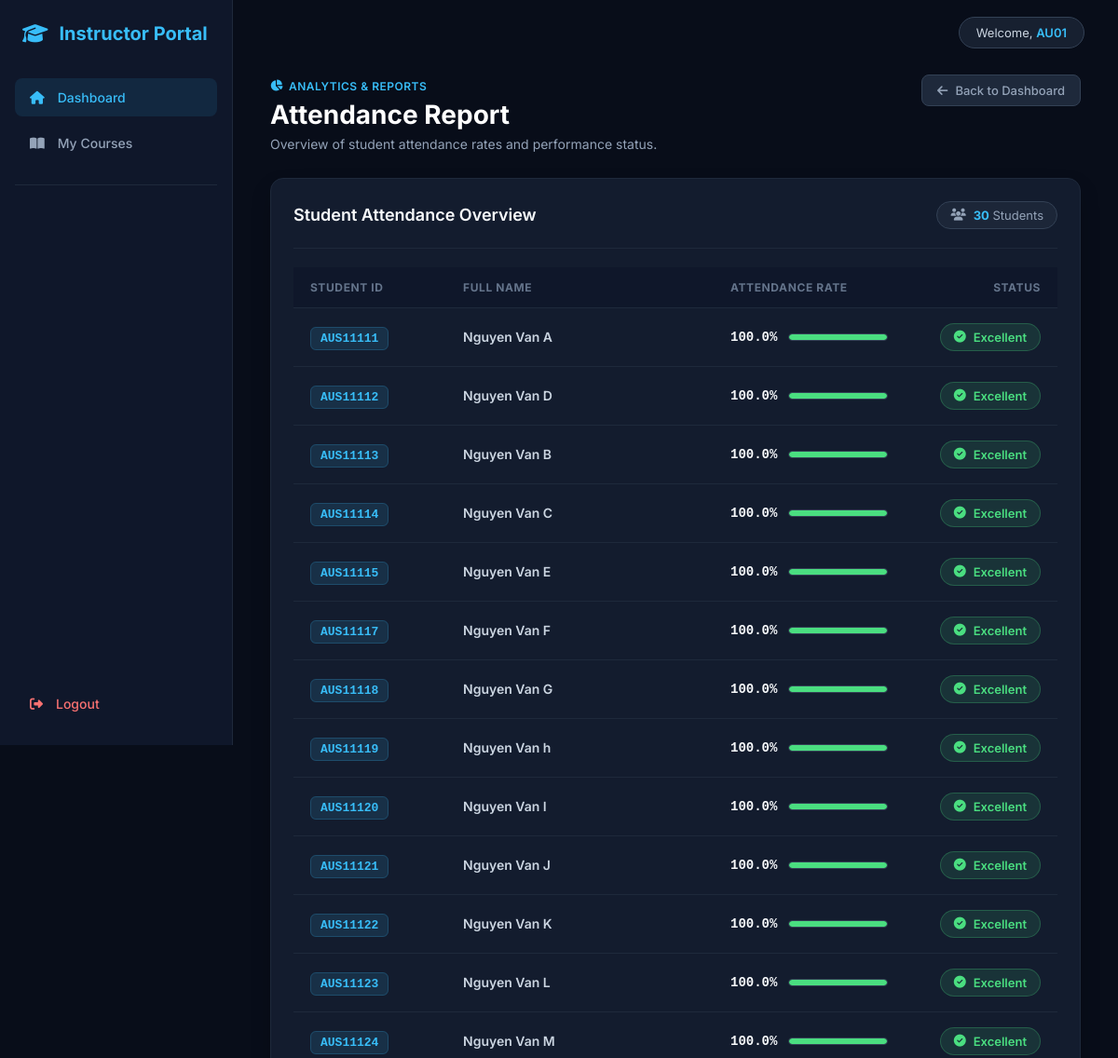
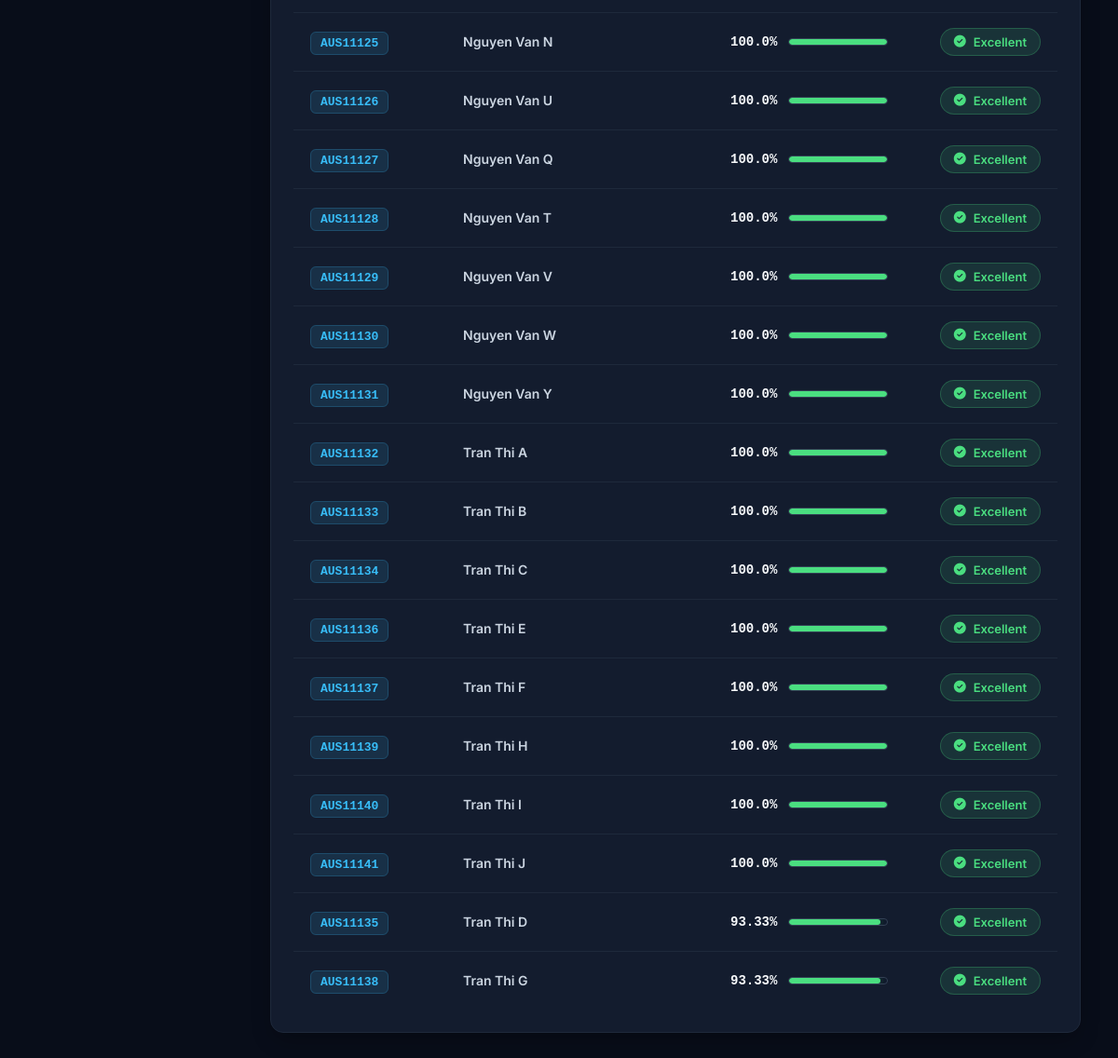
/instructor_db/course/TEC004/attendance/report (signed in), run on the app's committed database (2 pictures, top to bottom).
### tables this page shows
CREATE TABLE attendance(

    attendance_id INTEGER PRIMARY KEY AUTOINCREMENT,

    student_id TEXT,

    course_id TEXT,

    attendance_rate REAL,

    FOREIGN KEY(student_id)
        REFERENCES students(student_id),

    FOREIGN KEY(course_id)
        REFERENCES courses(course_id),

    UNIQUE(student_id, course_id));

CREATE TABLE students(
        student_id TEXT PRIMARY KEY,
        name TEXT,
        email TEXT,
        major TEXT
    );

### instructor.py (the view)
@instructor_bp.route(
    "/instructor_db/course/<course_id>/attendance/report"
)
@login_required
@instructor_required
def attendance_report(course_id):
    report=attendance_report_page(course_id)
    return render_template(
        "instructor_page/attendance_report.html",
        report=report,
        course_id=course_id
    )

### decorator.py (called while the page is built)
def login_required(f):
    @wraps(f)
    def wrapper(*args,**kwargs):
        if "username" not in session:
            return redirect(
                url_for("auth.login")
            )
        return f(*args,**kwargs)
    return wrapper

def instructor_required(f):
    @wraps(f)
    def wrapper(*args,**kwargs):
        if session.get("role")!="instructor":
            return redirect(
                url_for("auth.login")
            )
        return f(*args,**kwargs)
    return wrapper

### instructor_logic.py (called while the page is built)
def get_connection():
    conn = sqlite3.connect(DATABASE)
    conn.row_factory = sqlite3.Row
    return conn

def attendance_report_page(course_id):
    conn = get_connection()
    cursor = conn.cursor()
    cursor.execute("""

        SELECT

            s.student_id,

            s.name,

            a.attendance_rate

        FROM attendance a

        JOIN students s

        ON a.student_id=s.student_id

        WHERE a.course_id=?

        ORDER BY a.attendance_rate DESC

    """,(course_id,))
    rows=cursor.fetchall()
    conn.close()
    return rows

### templates/instructor_page/attendance_report.html (shortened to what this page needs)
{% extends "base/instructor_base.html" %}
{% block content %}
<div class="attendance-report-container">
    <div class="page-header flex-between">
        <div>
            <span class="badge-tag">
                <i class="fa-solid fa-chart-pie"></i> Analytics & Reports
            </span>
            <h1 class="page-title">Attendance Report</h1>
            <p class="page-subtitle">Overview of student attendance rates and performance status.</p>
        </div>
        <a href="{{ url_for('instructor.course_dashboard', course_id=course.course_id if course else course_id) }}" class="btn-back">
            <i class="fa-solid fa-arrow-left"></i> Back to Dashboard
        </a>
    </div>
    <div class="panel-card">
        <div class="panel-header">
            <div class="panel-title-group">
                <h2>Student Attendance Overview</h2>
            </div>
            <div class="students-count">
                <i class="fa-solid fa-users"></i>
                <span><strong>{{ report|length }}</strong> Students</span>
            </div>
        </div>
        <div class="table-responsive">
            <table class="custom-table">
                <thead>
                    <tr>
                        <th style="width: 20%;">Student ID</th>
                        <th style="width: 35%;">Full Name</th>
                        <th style="width: 25%;">Attendance Rate</th>
                        <th style="width: 20%;" class="text-right">Status</th>
                    </tr>
                </thead>
                <tbody>
                    {% for row in report %}
                    <tr>
                        <td>
                            <span class="course-id-badge">{{ row.student_id }}</span>
                        </td>
                        <td class="course-name-cell">{{ row.name }}</td>
                        <td>
                            <div class="rate-progress-wrapper">
                                <span class="rate-number">{{ row.attendance_rate }}%</span>
                                <div class="progress-bar-bg">
                                    <div class="progress-bar-fill {% if row.attendance_rate >= 80 %}fill-green{% elif row.attendance_rate >= 60 %}fill-yellow{% else %}fill-red{% endif %}"
                                         style="width: {{ row.attendance_rate }}%;">
                                    </div>
                                </div>
                            </div>
                        </td>
                        <td class="text-right">
                            {% if row.attendance_rate >= 80 %}
                            <span class="status-badge badge-excellent">
                                <i class="fa-solid fa-circle-check"></i> Excellent
                            </span>
                            {% elif row.attendance_rate >= 60 %}
                            <span class="status-badge badge-good">
                                <i class="fa-solid fa-circle-info"></i> Good
                            </span>
                            {% else %}
                            <span class="status-badge badge-warning">
                                <i class="fa-solid fa-triangle-exclamation"></i> Warning
                            </span>
                            {% endif %}
                        </td>
                    </tr>
                    {% endfor %}
                </tbody>
            </table>
        </div>
    </div>
</div>
{% endblock %}

### static/css/instructor_page/dashboard.css (style rules this page uses)
* { margin: 0; padding: 0; box-sizing: border-box; }
body { font-family: 'Inter', -apple-system, BlinkMacSystemFont, sans-serif; background-color: #080d19; color: #f8fafc; display: flex; min-height: 100vh; }
.page-header { margin-bottom: 28px; }
.page-title { font-size: 28px; font-weight: 700; color: #ffffff; margin-bottom: 6px; }
.page-subtitle { font-size: 14px; color: #94a3b8; }
.panel-card { background-color: #131c2e; border: 1px solid #1e293b; border-radius: 14px; padding: 24px; margin-top: 20px; box-shadow: 0 10px 25px -5px rgba(0, 0, 0, 0.3); }
.panel-header { display: flex; justify-content: space-between; align-items: center; padding-bottom: 20px; border-bottom: 1px solid #1e293b; margin-bottom: 20px; }
.badge-tag { font-size: 12px; font-weight: 600; color: #38bdf8; text-transform: uppercase; letter-spacing: 0.5px; display: inline-flex; align-items: center; gap: 6px; margin-bottom: 6px; }
.panel-title-group h2 { font-size: 18px; font-weight: 600; color: #f8fafc; margin: 0; }
.table-responsive { width: 100%; overflow-x: auto; }
.custom-table { width: 100%; border-collapse: collapse; text-align: left; }
.custom-table th { background-color: #0f172a; color: #64748b; font-size: 12px; font-weight: 700; text-transform: uppercase; letter-spacing: 0.6px; padding: 14px 18px; border-bottom: 1px solid #1e293b; }
.custom-table td { padding: 16px 18px; color: #cbd5e1; font-size: 14px; border-bottom: 1px solid #1e293b; vertical-align: middle; }
.custom-table tbody tr { transition: background-color 0.2s ease; }
.custom-table tbody tr:last-child td { border-bottom: none; }
.course-id-badge { background-color: rgba(56, 189, 248, 0.12); color: #38bdf8; font-weight: 600; font-family: monospace; font-size: 13px; padding: 4px 10px; border-radius: 6px; border: 1px solid rgba(56, 189, 248, 0.2); }
.course-name-cell { font-weight: 600; color: #f8fafc; }
.text-right { text-align: right; }
.status-badge { display: inline-flex; align-items: center; gap: 8px; padding: 6px 14px; border-radius: 20px; font-size: 13px; font-weight: 600; }
.flex-between { display: flex; justify-content: space-between; align-items: flex-start; }
.btn-back { display: inline-flex; align-items: center; gap: 8px; background-color: #1e293b; color: #94a3b8; font-size: 13px; font-weight: 500; padding: 8px 16px; border-radius: 8px; text-decoration: none; border: 1px solid #334155; transition: all 0.2s ease; }
.students-count { background-color: rgba(30, 41, 59, 0.8); border: 1px solid #334155; padding: 6px 14px; border-radius: 20px; font-size: 13px; color: #94a3b8; display: flex; align-items: center; gap: 8px; }
.students-count strong { color: #38bdf8; }
.attendance-report-container { max-width: 1200px; }
.rate-progress-wrapper { display: flex; align-items: center; gap: 12px; }
.rate-number { font-family: monospace; font-size: 14px; font-weight: 600; color: #f8fafc; min-width: 50px; }
.progress-bar-bg { flex-grow: 1; height: 8px; background-color: #0f172a; border-radius: 10px; overflow: hidden; border: 1px solid #334155; }
.progress-bar-fill { height: 100%; border-radius: 10px; transition: width 0.4s ease; }
.fill-green { background-color: #4ade80; box-shadow: 0 0 8px rgba(74, 222, 128, 0.4); }
.badge-excellent { background-color: rgba(74, 222, 128, 0.12); color: #4ade80; border: 1px solid rgba(74, 222, 128, 0.25); }

### data on the page
attendance: student_id "AUS11111", name "Nguyen Van A", attendance_rate "100.0", shows "Excellent"
attendance: student_id "AUS11112", name "Nguyen Van D", attendance_rate "100.0", shows "Excellent"
attendance: student_id "AUS11113", name "Nguyen Van B", attendance_rate "100.0", shows "Excellent"
attendance: student_id "AUS11114", name "Nguyen Van C", attendance_rate "100.0", shows "Excellent"
attendance: student_id "AUS11115", name "Nguyen Van E", attendance_rate "100.0", shows "Excellent"
attendance: student_id "AUS11117", name "Nguyen Van F", attendance_rate "100.0", shows "Excellent"
attendance: student_id "AUS11118", name "Nguyen Van G", attendance_rate "100.0", shows "Excellent"
attendance: student_id "AUS11119", name "Nguyen Van h", attendance_rate "100.0", shows "Excellent"
attendance: student_id "AUS11120", name "Nguyen Van I", attendance_rate "100.0", shows "Excellent"
attendance: student_id "AUS11121", name "Nguyen Van J", attendance_rate "100.0", shows "Excellent"
attendance: student_id "AUS11122", name "Nguyen Van K", attendance_rate "100.0", shows "Excellent"
attendance: student_id "AUS11123", name "Nguyen Van L", attendance_rate "100.0", shows "Excellent"
attendance: student_id "AUS11124", name "Nguyen Van M", attendance_rate "100.0", shows "Excellent"
attendance: student_id "AUS11125", name "Nguyen Van N", attendance_rate "100.0", shows "Excellent"
attendance: student_id "AUS11126", name "Nguyen Van U", attendance_rate "100.0", shows "Excellent"
attendance: student_id "AUS11127", name "Nguyen Van Q", attendance_rate "100.0", shows "Excellent"
attendance: student_id "AUS11128", name "Nguyen Van T", attendance_rate "100.0", shows "Excellent"
attendance: student_id "AUS11129", name "Nguyen Van V", attendance_rate "100.0", shows "Excellent"
attendance: student_id "AUS11130", name "Nguyen Van W", attendance_rate "100.0", shows "Excellent"
attendance: student_id "AUS11131", name "Nguyen Van Y", attendance_rate "100.0", shows "Excellent"
attendance: student_id "AUS11132", name "Tran Thi A", attendance_rate "100.0", shows "Excellent"
attendance: student_id "AUS11133", name "Tran Thi B", attendance_rate "100.0", shows "Excellent"
attendance: student_id "AUS11134", name "Tran Thi C", attendance_rate "100.0", shows "Excellent"
attendance: student_id "AUS11136", name "Tran Thi E", attendance_rate "100.0", shows "Excellent"
attendance: student_id "AUS11137", name "Tran Thi F", attendance_rate "100.0", shows "Excellent"
attendance: student_id "AUS11139", name "Tran Thi H", attendance_rate "100.0", shows "Excellent"
attendance: student_id "AUS11140", name "Tran Thi I", attendance_rate "100.0", shows "Excellent"
attendance: student_id "AUS11141", name "Tran Thi J", attendance_rate "100.0", shows "Excellent"
attendance: student_id "AUS11135", name "Tran Thi D", attendance_rate "93.33", shows "Excellent"
attendance: student_id "AUS11138", name "Tran Thi G", attendance_rate "93.33", shows "Excellent"

### other printed values
{{ session["username"] }} "AU01"
{{ report|length }} "30"
